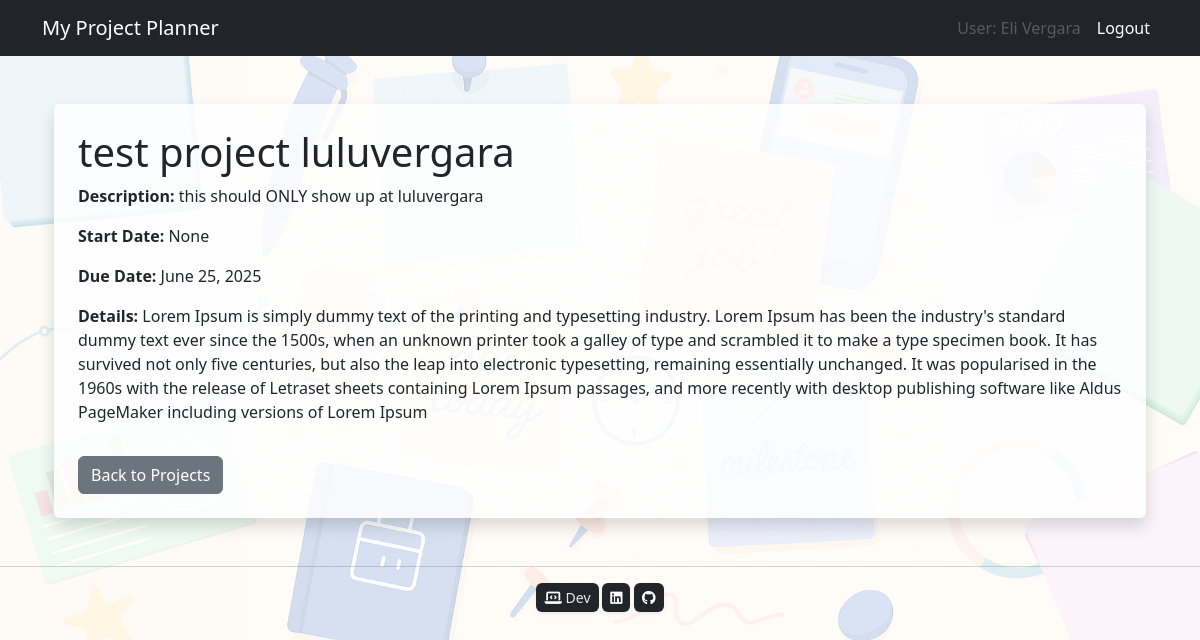
The page /project/4/ (signed in) on the database its author committed.
### projects/models.py (models this page shows, shortened)
class Project(models.Model):
    PRIORITY_CHOICES = [(1, 'High'),(2, 'Medium'),(3, 'Low')]
    user = models.ForeignKey(User, on_delete=models.CASCADE)
    title = models.CharField(max_length=200)
    description = models.CharField(max_length=300, blank=True)
    details = models.TextField(blank=True)
    start_date = models.DateField(null=True, blank=True)
    due_date = models.DateField(null=True, blank=True)
    is_pinned = models.BooleanField(default=False)
    priority = models.PositiveSmallIntegerField(choices=PRIORITY_CHOICES, default=2)

### projects/views.py (the view)
# urls.py: path('project/<int:pk>/', views.project_detail, name='project_detail'),
@login_required
def project_detail(request, pk):
    project = get_object_or_404(Project, pk=pk)
    return render(request, 'projects/project_detail.html', {'project': project})

### projects/templates/projects/project_detail.html (shortened to what this page needs)
{% extends 'base.html' %}
{% block content %}
  <div class="container my-5">
    <div class="p-4 rounded shadow" style="background-color: rgba(255, 255, 255, 0.8);">
      <h1>{{ project.title }}</h1>
      <p><strong>Description:</strong> {{ project.description }}</p>
      <p><strong>Start Date:</strong> {{ project.start_date }}</p>
      <p><strong>Due Date:</strong> {{ project.due_date }}</p>
      <p><strong>Details:</strong> {{ project.details }}</p>
      <a href="{% url 'dashboard' %}" class="btn btn-secondary mt-3">Back to Projects</a>
    </div>
  </div>
{% endblock %}

### templates/base.html (shortened to what this page needs)
{% load static %}
<!DOCTYPE html>
<html lang="en">
<head>
  <link href="https://cdn.jsdelivr.net/npm/bootstrap@5.3.3/dist/css/bootstrap.min.css" rel="stylesheet" />
<link
  rel="stylesheet"
  href="https://cdnjs.cloudflare.com/ajax/libs/font-awesome/6.5.1/css/all.min.css"
/>
  <link rel="stylesheet" href="{% static 'projects/css/main.css' %}" />
</head>
<body>
  <nav class="navbar navbar-expand-lg navbar-dark bg-dark mb-1">
    <div class="container">
      <a class="navbar-brand" href="{% url 'dashboard' %}">My Project Planner</a>
      <div class="collapse navbar-collapse" id="navbarSupportedContent">
        <ul class="navbar-nav ms-auto">
          {% if user.is_authenticated %}
            <li class="nav-item">
              <a class="nav-link disabled">User: {{ user.get_full_name|default:user.username }}</a>
            </li>
            <li class="nav-item">
              <form method="post" action="{% url 'logout' %}" class="d-inline">
                <button type="submit" class="nav-link btn btn-link text-white" >
                  Logout
                </button>
              </form>
            </li>
          {% endif %}
        </ul>
      </div>
    </div>
  </nav>
  <div class="container">
    {% block content %}{% endblock %}
  </div>
<footer class="text-center text-muted mt-5 mb-3 small">
  <hr>
  <div class=" dev d-inline-block bg-dark px-2 py-1 rounded-2 shadow-sm">
      <i class="fa-solid fa-laptop-code" style="color: #ffffff;"></i>
      <a href="https://www.elivergara.com" target="_blank">Dev</a>
  </div>
    <div class="d-inline-block bg-dark px-2 py-1 rounded-2 shadow-sm">
    <i class="fa-brands fa-linkedin" style="color: #ffffff;"></i>
  </div>
  <div class="d-inline-block bg-dark px-2 py-1 rounded-2 shadow-sm">
    <i class="fa-brands fa-github" style="color: #ffffff;"></i>
  </div>
 </footer>
</body>
</html>

### projects/static/projects/css/main.css (style rules this page uses)
body { background-image: url("/static/img/background.svg") !important; background-size: 110%; background-position: top center; background-repeat: repeat-y; background-attachment: fixed; background-color: #fef4e5; }
body::before { content: ""; position: fixed; top: 0; left: 0; width: 100%; height: 100%; background: rgba(255, 255, 255, 0.7); z-index: -1; }
a { text-decoration: none; color: #e7e7e7; }

### rows shown on the page
Project: title "test project luluvergara", description "this should ONLY show up at luluvergara", start_date "None", due_date "June 25, 2025", details "Lorem Ipsum is simply dummy text of the printing and typesetting industry. Lorem Ipsum has been the industry's standard dummy text ever since the 1500s, when an unknown printer took a galley of type and scrambled it to make a type specimen book. It has survived not only five centuries, but also the leap into electronic typesetting, remaining essentially unchanged. It was popularised in the 1960s with the release of Letraset sheets containing Lorem Ipsum passages, and more recently with desktop publishing software like Aldus PageMaker including versions of Lorem Ipsum"

### other values the page prints
{{ user.get_full_name|default:user.username }} "Eli Vergara"
